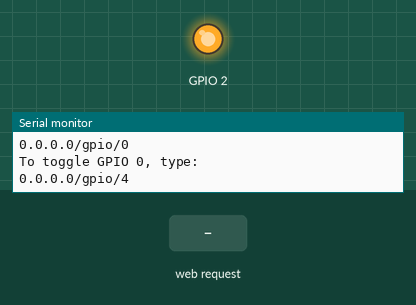
Simulated run of this sketch. Board: ESP8266 (NodeMCU). Shown: output pins drawn as LEDs (lit = HIGH), the last lines printed to the serial monitor. Inputs (shaded band) come from the test bench.

Above: at 2.7 s.
2.8 s: HTTP request GET /gpio/11 received
At 4.0 s:
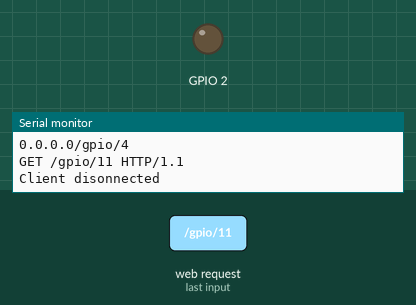
4.3 s: HTTP request GET /gpio/10 received
At 5.4 s:
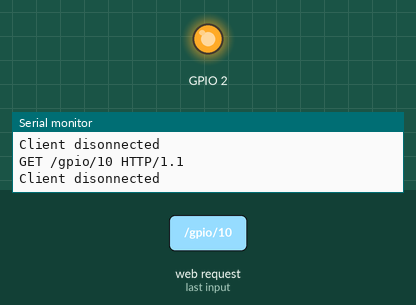
Timing chart, 0 to 7.3 s (numbered marks = the images above; inputs shaded):
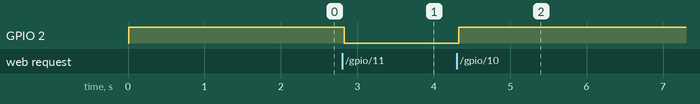

The sketch:

xiaoaizhimakaideng.ino
```cpp
#include <ESP8266WiFi.h>
#define LED 0
// 以上烧写程序配网方式可以换成微信扫码配网，等等，具体操作可查看博客相关例子
WiFiServer server(80);  // 服务器端口号
void smartConfig()
{
  WiFi.mode(WIFI_STA);
  Serial.println("\r\nWait for Smartconfig");
  WiFi.beginSmartConfig();
  while (1)
  {
    Serial.print(".");
    digitalWrite(LED, 0);
    delay(500);
    digitalWrite(LED, 1);
    delay(500);
    if (WiFi.smartConfigDone())
    {
      Serial.println("SmartConfig Success");
      Serial.printf("SSID:%s\r\n", WiFi.SSID().c_str());
      Serial.printf("PSW:%s\r\n", WiFi.psk().c_str());
      break;
    }
  }
}
void setup() {
  Serial.begin(115200);
  delay(10);
  pinMode(2, OUTPUT);
  digitalWrite(2, 1);
  // Connect to WiFi network
  Serial.println();
  Serial.println();
  Serial.print("Connecting to ");
  smartConfig();  //微信智能配网
  delay(500);
  Serial.println("");
  Serial.println("WiFi connected");
  // Start the server
  server.begin();
  Serial.println("Server started @ ");
  // Print the IP address & instructions
  Serial.println(WiFi.localIP());
  //打印出IP地址，后期可以制作显示器来外部硬件显示ip
  Serial.println("To control GPIO, open your web browser.");
  Serial.println("To set GPIO 0 high, type:");
  Serial.print(WiFi.localIP());
  Serial.println("/gpio/1");
  Serial.println("To set GPIO 0 low, type:");
  Serial.print(WiFi.localIP());
  Serial.println("/gpio/0");
  Serial.println("To toggle GPIO 0, type:");
  Serial.print(WiFi.localIP());
  Serial.println("/gpio/4");
}
void loop() {
  // Check if a client has connected
  WiFiClient client = server.available();
  if (!client) {
    delay(100);
    return;
  }
  String req = client.readStringUntil('\r');
  Serial.println(req);
  client.flush();
  // Match the request
  int val;
  //      下面开始判断ip进行动作指令
  if (req.indexOf("/gpio/10") != -1)
    digitalWrite(2, 1);
  else if (req.indexOf("/gpio/11") != -1)
    digitalWrite(2, 0);
  else {
    Serial.println("invalid request");
    client.print("HTTP/1.1 404\r\n");
    client.stop();
    return;
  }
  client.flush();
  // Prepare the response
  String s = "HTTP/1.1 200 OK\r\nContent-Type: text/html\r\n\r\n<!DOCTYPE HTML>\r\n<html>\r\nWelcome wenzheng space! ";
  s += "</html>\n";
  // Send the response to the client
  client.print(s);
  delay(1);
  Serial.println("Client disonnected");
}
```

Measured:
- after the input at 2.8 s, GPIO 2: HIGH → LOW at once
- after the input at 4.3 s, GPIO 2: LOW → HIGH at once
